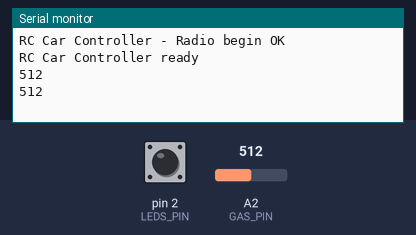
Recording of a sketch running on a simulated Arduino Uno, built with avr-gcc and run on an emulated ATmega328P. Shown: the last lines printed to the serial monitor. The inputs (shaded band) are chosen by the test bench; at power-on: A2 (GAS_PIN) = 512, pin 2 (LEDS_PIN) HIGH. No radio packets arrive unless stated.

Above: at 1.8 s.
1.9 s: A2 (GAS_PIN) set to 716
At 2.8 s:
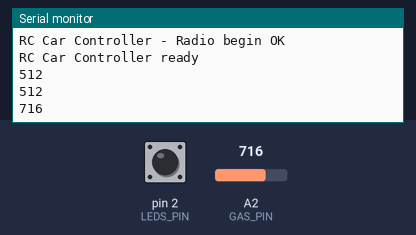
3.4 s: A2 (GAS_PIN) set to 900
At 4.8 s:
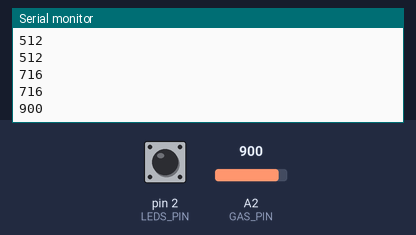
Timing chart, 0 to 6.4 s (numbered marks = the images above; inputs shaded):
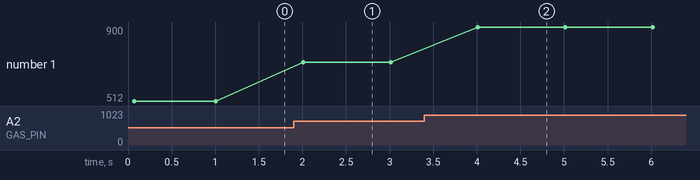

The sketch:

controller-rf24-nodemcuD1Mini.ino
```cpp
#include <SPI.h>
#include <nRF24L01.h>
#include <RF24.h>

#define GAS_PIN 16 //D0
#define STEER_PIN 0 //D3
#define LEDS_PIN 2 //D4
#define CE_PIN 5 //D1
#define CS_PIN 4 //D2

RF24 radio(CE_PIN, CS_PIN); // CE, CSN
const byte address[6] = "00010";

int minGas = 1023;
int maxGas = 0;
int minSteer = 1023;
int maxSteer = 0;

void setup()
{
  Serial.begin(9600);
  if (!radio.begin())
  {
    Serial.println("failed to initialize radio");
    while (true)
    {
      // error!
    }
  }
  Serial.println("RC Car Controller - Radio begin OK");

  radio.setPALevel(RF24_PA_MIN);
  radio.setDataRate(RF24_250KBPS);
  radio.setChannel(124);
  radio.openWritingPipe(address);
  radio.setAutoAck(true);
  radio.stopListening();

  pinMode(STEER_PIN, INPUT_PULLUP);
  pinMode(GAS_PIN, INPUT_PULLUP);
  pinMode(LEDS_PIN, INPUT_PULLUP);

  Serial.println("RC Car Controller ready");
}

void loop()
{
  int gas = analogRead(GAS_PIN); // 0-1023
  if (gas < minGas)
    minGas = gas;
  if (gas > maxGas)
    maxGas = gas;
/*

  int steer = 0;//analogRead(STEER_PIN); // 0-1023
  if (steer < minSteer)
    minSteer = steer;
  if (steer > maxSteer)
    maxSteer = steer;
*/
  int leds = digitalRead(LEDS_PIN);

  uint8_t buffer[4];
  buffer[0] = 0x0;
  buffer[1] = 128; //map(gas, minGas, maxGas, 0, 255);
  buffer[2] = 128; //map(steer, minSteer, maxSteer, 0, 255);
  buffer[3] = 0; //leds == LOW ? 255 : 0;

Serial.println(gas);

  radio.write(&buffer, sizeof(buffer));
  delay(1000);
}
```

Measured:
- after the input at 1.9 s, the serial monitor: prints a new line after 0.11 s (image 1)
- after the input at 3.4 s, the serial monitor: prints a new line after 0.61 s (image 2)
- plotted number 1: 512 → 716 after the input at 1.9 s, 716 → 900 after the input at 3.4 s
